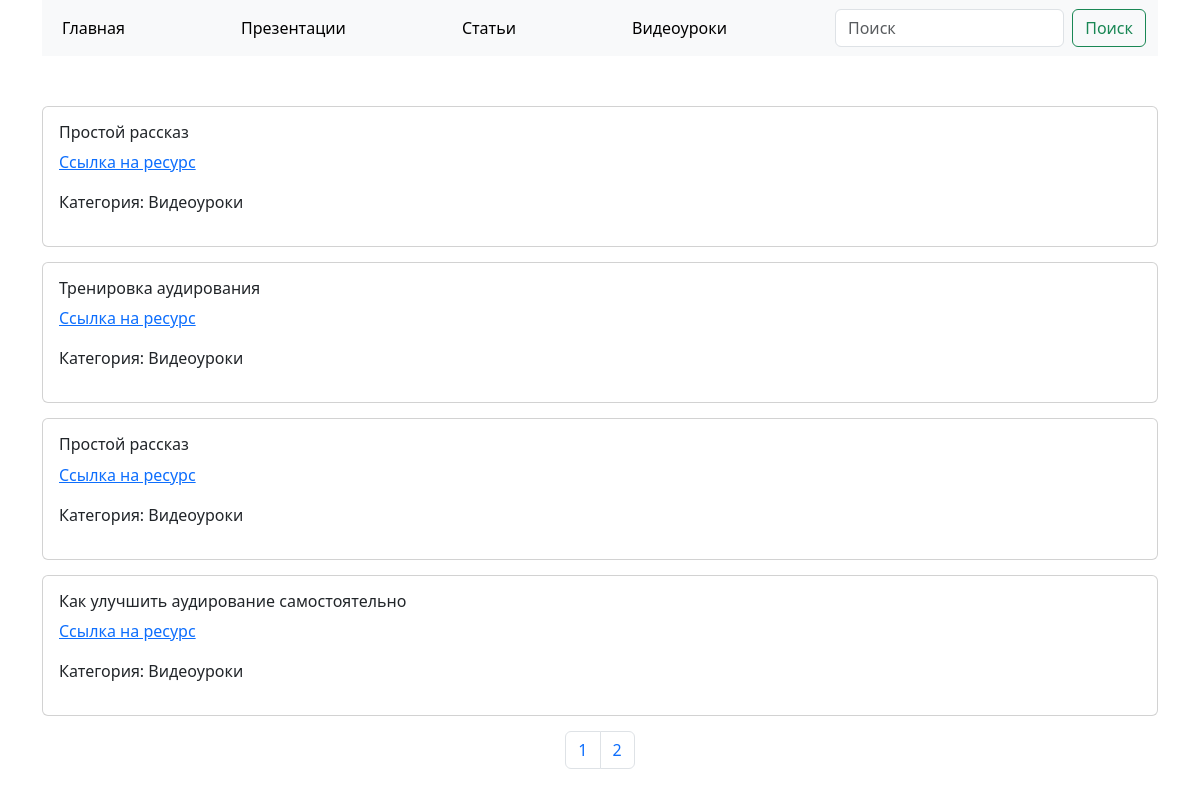
The page / on the database its author committed.
### education/models.py (models this page shows, shortened)
class Category(models.Model):
    title = models.CharField(max_length=255)
    slug = models.CharField(max_length=255, unique=True)

class EducationsLinks(models.Model):
    title = models.CharField(max_length=255, db_index=True, verbose_name='Заголовок')
    link = models.CharField(max_length=255, db_index=True, verbose_name='Ссылка')
    cat = models.ForeignKey('Category', on_delete=models.PROTECT, verbose_name='Категория')

### education/views.py (the view)
# urls.py: path('', views.MainPage.as_view(), name="main_page"),
class MainPage(DataMixin, ListView):
    model = EducationsLinks
    template_name = "education/index.html"
    title_page = "Главная страница"
    paginate_by = 4
    category = Category.objects.all()
    def get_queryset(self):
        return EducationsLinks.objects.all().order_by('id')

### education/templates/education/index.html
{% extends 'base.html' %}
{% load static %}
{% block content %}
{% for post in page_obj %}
<div class="card card-div">
    <div class="card-body">
        <h6>{{ post.title }}</h6>
        <p><a href="{{ post.link }}">Ссылка на ресурс</a></p>
        <p>Категория: {{ post.cat.title }}</p>
    </div>
</div>
{% endfor %}
{% endblock %}
{% block navigate %}
{% if page_obj.has_other_pages %}
<nav aria-label="Page navigation example">
    <ul class="pagination">
    {% for p in paginator.page_range %}
        {% if p >= page_obj.number|add:-1 and p <= page_obj.number|add:1 %}
            {% if request.GET.search %}
                <li class="page-item"><a class="page-link" href="?search={{ request.GET.search }}&page={{ p }}">{{ p }}</a></li>
            {% else %}
                <li class="page-item"><a class="page-link" href="?page={{ p }}">{{ p }}</a></li>
            {% endif %}
        {% endif %}
    {% endfor %}
    </ul>
</nav>
{% endif %}
{% endblock %}

### templates/base.html (shortened to what this page needs)
{% load static %}
<!DOCTYPE html>
<html lang="en">
<head>
    <link rel="stylesheet" href="{% static 'education/css/bootstrap.min.css' %}">
    <link rel="stylesheet" href="{% static 'education/css/style.css' %}">
</head>
<body>
    <header class="header container">
        <nav class="navbar navbar-expand-lg bg-body-tertiary">
            <div class="container-fluid">
              <div class="collapse navbar-collapse" id="navbarSupportedContent">
                <ul class="navbar-nav me-auto mb-2 mb-lg-0">
                  <li class="nav-item">
                    <a class="nav-link active menu_item" aria-current="page" href="{% url 'main_page' %}">Главная</a>
                  </li>
                  {% for cat in category %}
                  <li class="nav-item">
                    <a class="nav-link active menu_item" href="{% url 'show_category' cat.slug %}">{{ cat.title }}</a>
                  </li>
                  {% endfor %}
                </ul>
                <form class="d-flex" role="search" action="{% url 'search' %}" method="get">
                  <input class="form-control me-2" type="search" placeholder="Поиск" aria-label="Поиск" name="search">
                  <button class="btn btn-outline-success" type="submit">Поиск</button>
                </form>
              </div>
            </div>
          </nav>
    </header>
    <div class="container">
        {% block content %}
        {% endblock %}
    </div>
    <div class="container paginator">
    {% block navigate %}
    {% endblock %}
    </div>
</body>
</html>

### education/static/education/css/style.css (style rules this page uses)
.menu_item { margin-right: 100px; }
.header { margin-bottom: 50px; }
.card-div { margin-bottom: 15px; }
.paginator { display: flex; justify-content: center; }

### rows shown on the page
Category: title "Презентации"
Category: title "Статьи"
Category: title "Видеоуроки"
EducationsLinks: title "Простой рассказ", cat "Видеоуроки"
EducationsLinks: title "Тренировка аудирования", cat "Видеоуроки"
EducationsLinks: title "Простой рассказ", cat "Видеоуроки"
EducationsLinks: title "Как улучшить аудирование самостоятельно", cat "Видеоуроки"

### other values the page prints
{{ p }} "1" "2"
